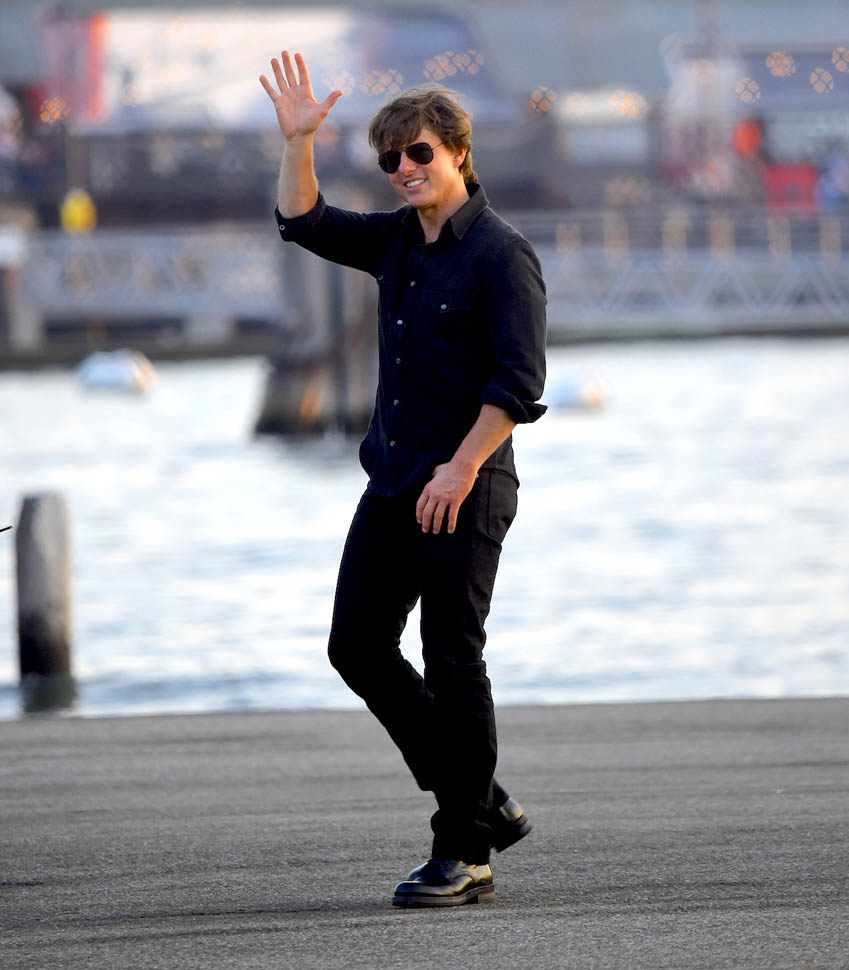
#> input picture Lab7/image.jpg, 849 x 970 px, given in place of the camera
$ jupyter execute --allow-errors 'Lab8 97102185.ipynb'   (text cells are left out)
#> lines starting #> are read from the running program, lines starting #| are printed output that depends on the picture; after the words box and inside, x2 and y2 are one past the last pixel; in counts of white or black regions, pixels touching at a corner belong together
[cell 1]
import numpy as np
import matplotlib.pyplot as plt
import cv2
import time
import os
import skimage.io as io

from sklearn.svm import SVC
from skimage.transform import rescale
from sklearn.pipeline import make_pipeline
from sklearn.metrics import confusion_matrix
from sklearn.model_selection import GridSearchCV
from sklearn.preprocessing import StandardScaler
from sklearn.model_selection import train_test_split
from sklearn.model_selection import StratifiedShuffleSplit
from sklearn.metrics import precision_recall_fscore_support

[cell 2]
webcam = cv2.VideoCapture(0)
frame_old = cv2.cvtColor(webcam.read()[1], cv2.COLOR_BGR2GRAY)

hsv = np.zeros_like(webcam.read()[1])
#> hsv: shape (970, 849, 3); every value is 0
start_time = time.time()

while(time.time() < start_time + 30):

    frame_new = cv2.cvtColor(webcam.read()[1], cv2.COLOR_BGR2GRAY)
    optical_flow = cv2.calcOpticalFlowFarneback(frame_old, frame_new, None, 0.5, 3, 15, 3, 5, 1.2, 0)
    magnitude, angle = cv2.cartToPolar(optical_flow[..., 0], optical_flow[..., 1])
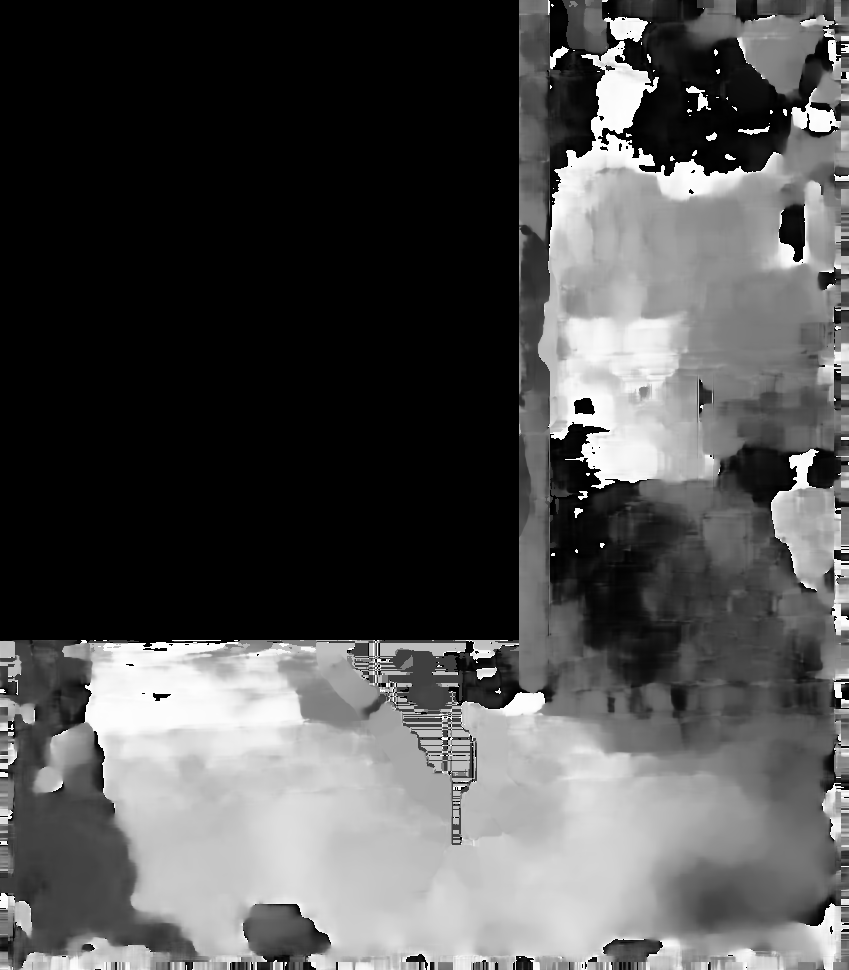
#> angle: shape (970, 849) float32; min 0, max 6.28, mean 1.99; drawn with min black and max white
    frame_old = frame_new

    hsv[:,:,0] = angle/np.pi*90
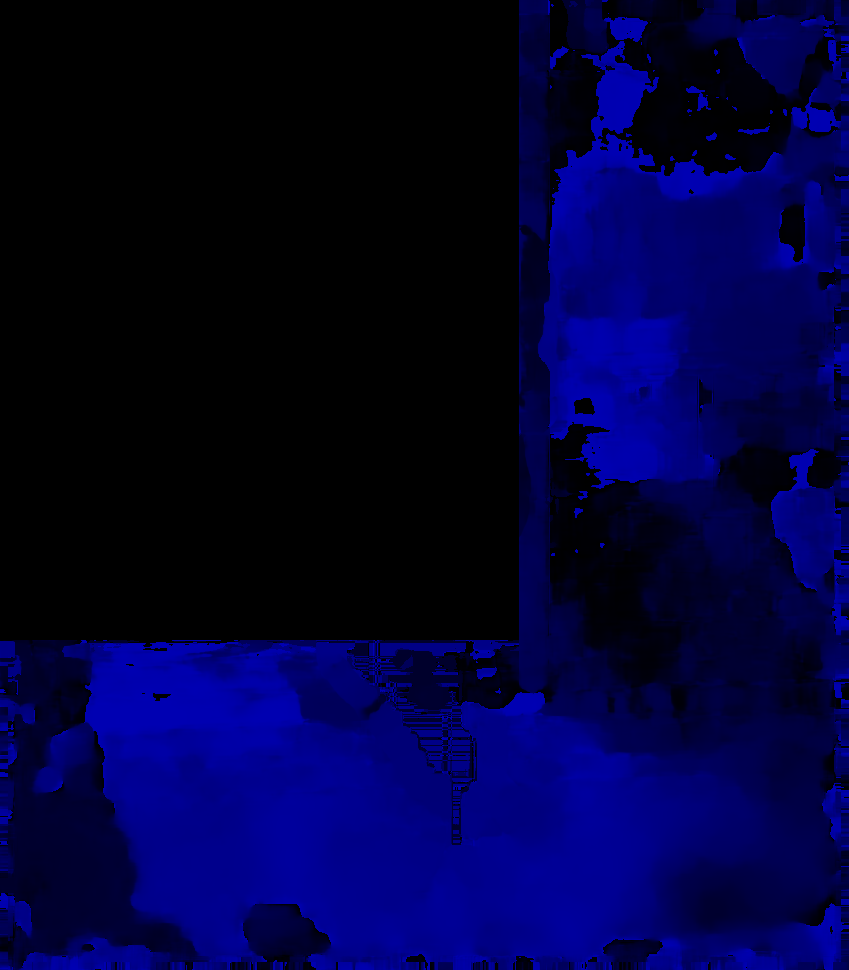
#> hsv: shape (970, 849, 3); mean B, G, R 56.6, 0, 0
    hsv[:,:,1] = 255
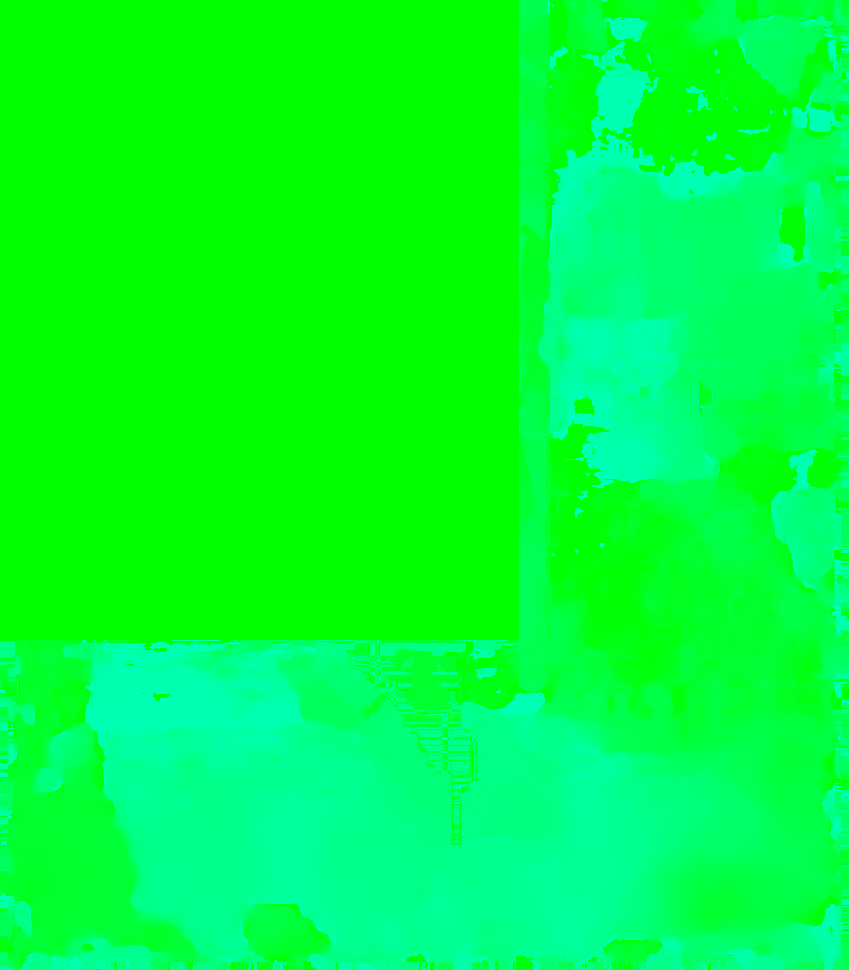
#> hsv: shape (970, 849, 3); mean B, G, R 56.6, 255, 0
    hsv[:,:,2] = cv2.normalize(magnitude, None, 0, 255, cv2.NORM_MINMAX)
#> hsv: shape (970, 849, 3); 0.94% of pixels changed, all inside (x1, y1, x2, y2) = (0, 36, 849, 970)

    cv2.imshow('', cv2.cvtColor(hsv, cv2.COLOR_HSV2BGR))

    if (cv2.waitKey(100) & 0xFF == ord('q')):
#> (key q is pressed here)
        break

webcam.release()
cv2.destroyAllWindows()

[cell 3]
webcam = cv2.VideoCapture(0)

# params for ShiTomasi corner detection
feature_params = dict( maxCorners = 100,
                       qualityLevel = 0.1,
                       minDistance = 7,
                       blockSize = 7 )
# Parameters for lucas kanade optical flow
lk_params = dict( winSize  = (15, 15),
                  maxLevel = 2,
                  criteria = (cv2.TERM_CRITERIA_EPS | cv2.TERM_CRITERIA_COUNT, 10, 0.03))
# Create some random colors
color = np.random.randint(0, 255, (100, 3))
# Take first frame and find corners in it
ret, old_frame = webcam.read()
#> old_frame is the input picture: shape (970, 849, 3); mean B, G, R 150, 143.5, 143.5
old_gray = cv2.cvtColor(old_frame, cv2.COLOR_BGR2GRAY)
p0 = cv2.goodFeaturesToTrack(old_gray, mask = None, **feature_params)
#> p0 = 74 rows, first 8: [545, 407], [537, 401], [482, 658], [421, 675], [399, 322], [487, 867], [398, 646], [369, 478]
# Create a mask image for drawing purposes
mask = np.zeros_like(old_frame)

start_time = time.time()

while(time.time() < start_time + 30):
    ret, frame = webcam.read()
    if not ret:
        print('No frames grabbed!')
        break
    frame_gray = cv2.cvtColor(frame, cv2.COLOR_BGR2GRAY)
    # calculate optical flow
    p1, st, err = cv2.calcOpticalFlowPyrLK(old_gray, frame_gray, p0, None, **lk_params)
#> p1 has the same summary as p0; st = 74 values from 1 to 1; err = 74 values from 0 to 0
    # Select good points
    if p1 is not None:
        good_new = p1[st==1]
#> good_new = 74 pairs, first value 13 to 545, second value 52 to 902
        good_old = p0[st==1]
#> good_old has the same summary as good_new
    # draw the tracks
    for i, (new, old) in enumerate(zip(good_new, good_old)):
        a, b = new.ravel()
        c, d = old.ravel()
        mask = cv2.line(mask, (int(a), int(b)), (int(c), int(d)), color[i].tolist(), 2)
        frame = cv2.circle(frame, (int(a), int(b)), 5, color[i].tolist(), -1)
#> this loop made 74 passes
#> (a, b, c, d) on passes 1 to 12: (545, 407, 545, 407), (537, 401, 537, 401), (482, 658, 482, 658), (421, 675, 421, 675), (399, 322, 399, 322), (487, 867, 487, 867), (398, 646, 398, 646), (369, 478, 369, 478), (281, 227, 281, 227), (443, 306, 443, 306), (450, 530, 450, 530), (471, 879, 471, 879)
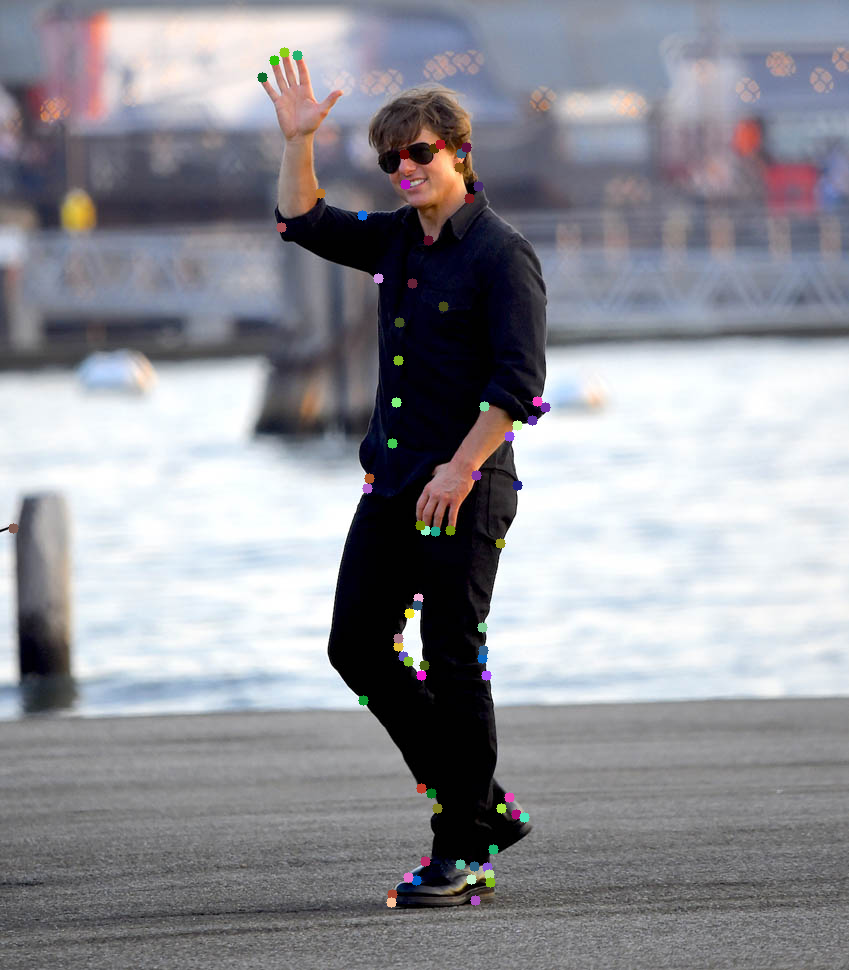
#> frame: shape (970, 849, 3); mean B, G, R 150.2, 143.7, 143.6
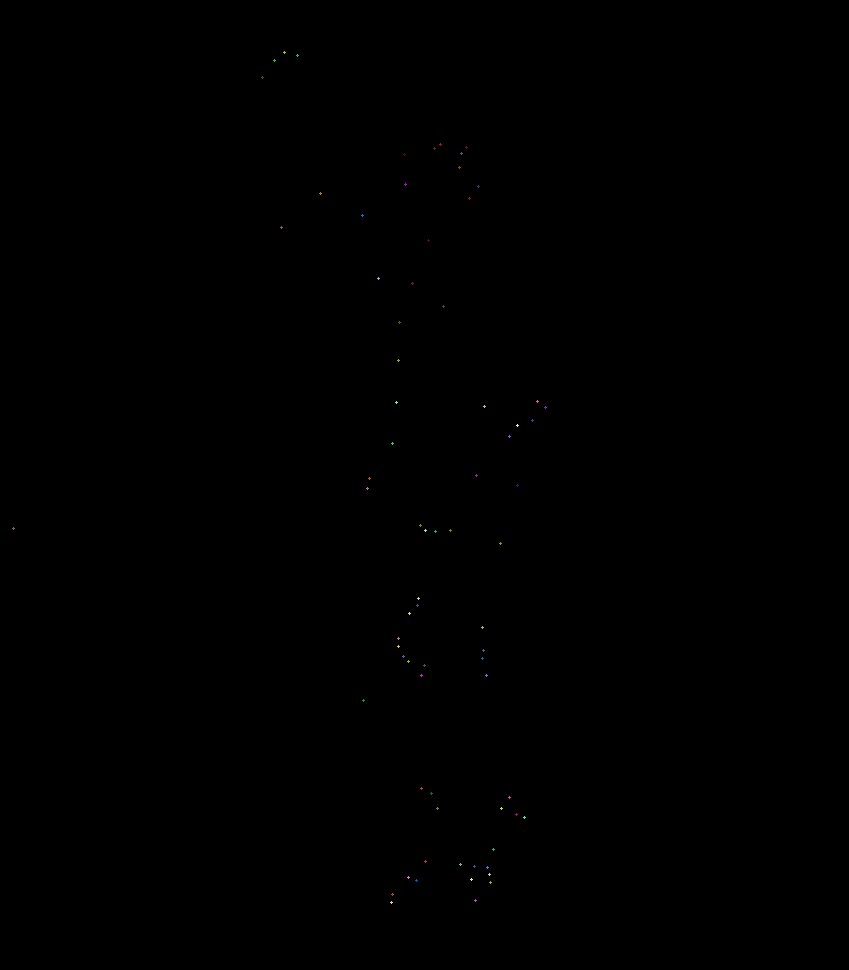
#> mask: shape (970, 849, 3); mean of channels 0, 1, 2 0, 0.1, 0.1; drawn as B, G, R
    img = cv2.add(frame, mask)
    cv2.imshow('frame', img)

    if (cv2.waitKey(100) & 0xFF == ord('q')):
#> (key q is pressed here)
        break
    # Now update the previous frame and previous points
    old_gray = frame_gray.copy()
    p0 = good_new.reshape(-1, 1, 2)


webcam.release()
cv2.destroyAllWindows()

[cell 4]
def flow(frame_old, frame_new):
    optical_flow = cv2.calcOpticalFlowFarneback(frame_old, frame_new, None, 0.5, 3, 15, 3, 5, 1.2, 0)
    return cv2.cartToPolar(optical_flow[..., 0], optical_flow[..., 1])
def get_hist_flow(images):
    n = len(images)
    hist = np.zeros((n-1, 8))
    for i in range(n-1):
        magnitude, angle = flow(images[i], images[i+1])
        hist[i,:] = np.histogram(angle, range=(0, 2*np.pi), bins=8)[0]
    return hist

center = 600, 410
axes = 250, 300
mask = np.zeros((900, 1200), np.uint8)
cv2.ellipse(mask, center, axes, 0, 0, 360, 1, -1)
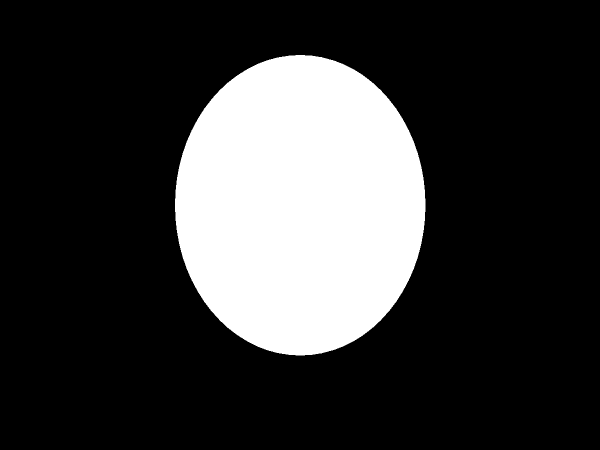
#> mask: shape (900, 1200) (shown at 1/2 size); values 0 (black) and 1 (white), 21.9% white; 1 white region, box (x1, y1, x2, y2) and area: (350, 110, 851, 711) 236207

plt.imshow(mask,cmap='gray')
plt.axis('off')
plt.show()
